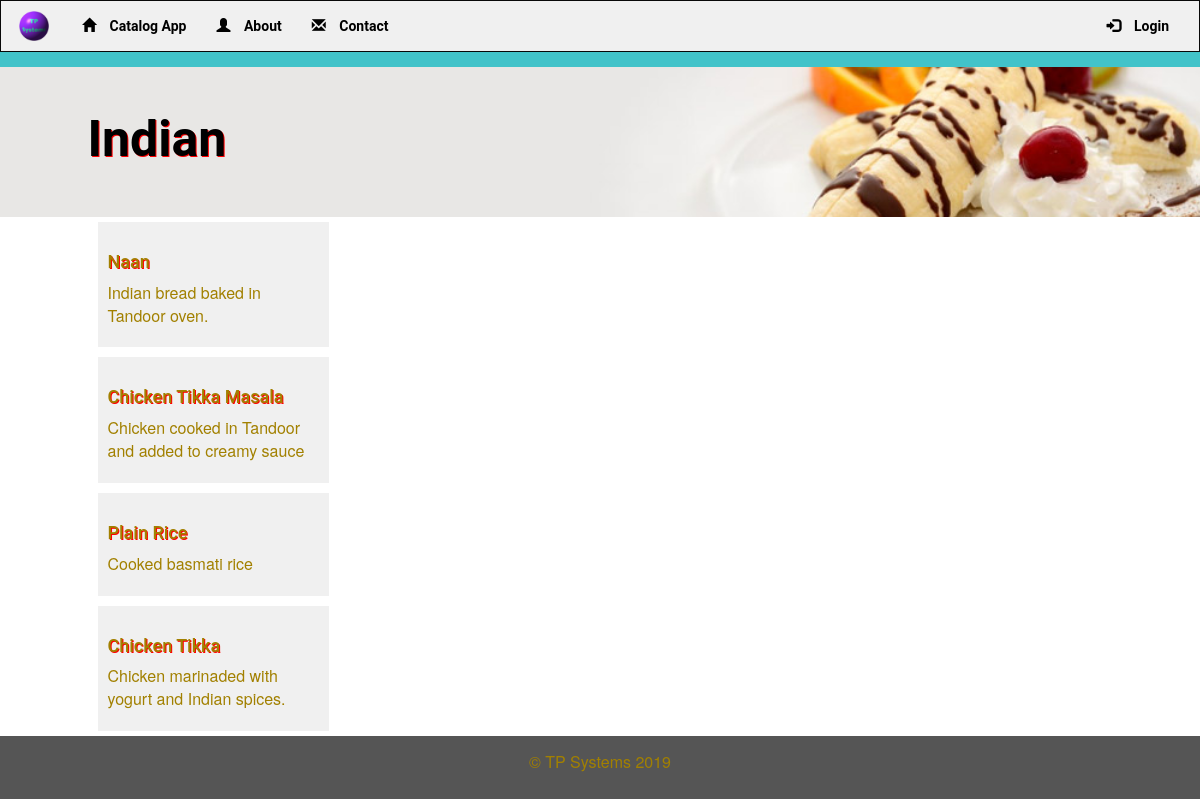
The app's page /catalog/1 with its own data.
### database_setup.py (models this page shows, shortened)
class Catalog(Base):
    __tablename__ = 'catalog'
    id = Column(Integer, primary_key=True)
    name = Column(String(250), nullable=False)
    user_id = Column(Integer, ForeignKey('user.id'))
    user = relationship(User)

class DishName(Base):
    __tablename__ = 'dishname'
    name = Column(String(80), nullable=False)
    id = Column(Integer, primary_key=True)
    description = Column(String(250))
    course = Column(String(250))
    region = Column(String(250))
    catalog_id = Column(Integer, ForeignKey('catalog.id'))
    catalog = relationship(Catalog)
    user_id = Column(Integer, ForeignKey('user.id'))
    user = relationship(User)

### catalog_project.py (the view)
@app.route('/catalog/<int:catalog_id>')
def showDish(catalog_id):
    catalogItem = session.query(Catalog).filter_by(id=catalog_id).one()
    creator = getUserInfo(catalogItem.user_id)
    dishItems = session.query(DishName).filter_by(catalog_id=catalog_id).all()
    if ('username' not in login_session):
        return render_template('publicdish.html',
                               dishItems=dishItems,
                               catalog=catalogItem,
                               creator=creator)
    else:
        return render_template('dish.html',
                               dishItems=dishItems,
                               catalog=catalogItem,
                               creator=creator)

### catalog_project.py (called while the page is built)
def getUserInfo(user_id):
    user = session.query(User).filter_by(id=user_id).one()
    return user

### templates/publicdish.html
{% extends "main.html" %}
{% block content %}
	<div class="row divider blue">
		<div class="col-md-12"></div>
	</div>
	<div class="row banner main">
		<div class="col-md-1"></div>
		<div class="col-md-11 padding-none">
			<h1>{{ catalog.name }}</h1>
		</div>
	</div>
	{% if dishItems !=[] %}
		<div class="row">
			<div class="col-md-1"></div>
			<div class="col-md-3">
				{% for i in dishItems %}
					<div class="col-md-10 menu-item">
						<a href = "{{url_for('showRecipe', catalog_id = catalog.id, dishItems_id = i.id)}}">
						<h3>{{i.name}}</h3></a>
						<p>{{i.description}}</p>
					</div>
				{% endfor %}
			</div>
		</div>
	{% endif %}
{% endblock %}

### static/css/main.css (style rules this page uses)
* { font-family: "Helvetica Neue Bold", Roboto, Helvetica, Arial, sans-serif; font-weight: 700; }
h1 { font-family: "Helvetica Neue Light", Roboto, Helvetica, Arial, sans-serif; font-size: 50px; color: #000000; font-weight: bold; text-shadow: 1px 1px red }
h3 { font-size: 18px; color: #A28000; text-shadow: 1px 1px red }
p { font-family: "Helvetica Neue", Roboto, Helvetica, Arial, sans-serif; font-size: 16px; color: #A28000; font-weight: 400; }
a { font-size: 14px; color: #0093B9; line-height: 17px; }
.padding-none { padding: 0; }
.divider { height: 15px; }
.divider.blue { background-color: #42C3C9; }
.banner.main { height: 150px; background: url("/static/images/top-banner.jpg"); background-position: right; background-repeat: no-repeat; background-size: cover; }
.banner h1 { margin: 45px 0; }
.menu-item { background-color: #F0F0F0; padding: 10px; margin: 5px; margin-left: -5px; }

### records on screen
Catalog: name "Indian"
DishName: name "Naan", description "Indian bread baked in Tandoor oven."
DishName: name "Chicken Tikka Masala", description "Chicken cooked in Tandoor and added to creamy sauce"
DishName: name "Plain Rice", description "Cooked basmati rice"
DishName: name "Chicken Tikka", description "Chicken marinaded with yogurt and Indian spices."
